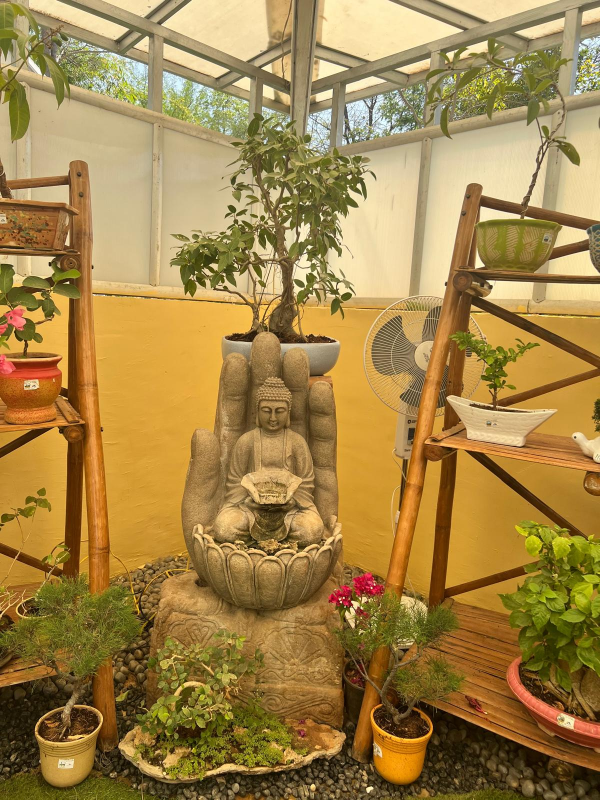
#> input picture assignments/assignment2/Buddha.jpg, 1200 x 1600 px (shown at 1/2 size)
$ python -i image_segmentation.py   (imports and definitions only)
#> lines starting #> are read from the running program, lines starting #| are printed output that depends on the picture; after the words box and inside, x2 and y2 are one past the last pixel; in counts of white or black regions, pixels touching at a corner belong together
### pixel_visions/image_transformations.py
# Refactor the ENUM with dynamic function call as did in spatial_filtering function.

import cv2
import numpy as np
from typing import Tuple
import matplotlib.pyplot as plt
from enum import Enum, auto
import pixel_visions.utils as u
from typing import Dict, Tuple, List

class Normalization(Enum):
    MINMAX = auto()
    REVERSED = auto()
    LARGELOG = auto()
    GAMMA    = auto()
    EXTREME  = auto()
    RANDOM  = auto()

class LocalHistogramEqualizationMethod(Enum):
    ADAPTIVE_HISTOGRAM_EQUALIZATION = "Adaptive Histogram Equalization (AHE)"
    CONTRAST_LIMITED_ADAPTIVE_HISTOGRAM_EQUALIZATION = "Contrast Limited Adaptive Histogram Equalization (CLAHE)"
    MULTI_SCALE_HISTOGRAM_EQUALIZATION = "Multi-scale Histogram Equalization"
    SLIDING_WINDOW_HISTOGRAM_EQUALIZATION = "Sliding Window Histogram Equalization"
    BLOCK_BASED_HISTOGRAM_EQUALIZATION = "Block-based Histogram Equalization"

# [662 lines left out: functions negative_image, minmax_normalization, large_log, gamma_correction, random_stretch, reversed_stretching and 13 more, not called in this run]

def compute_histogram(image: np.ndarray) -> Dict[str, List[np.ndarray]]:
    """
    Compute and return the histogram for a given image. If the image is grayscale,
    the function returns a single histogram. For a colored image, it returns histograms
    for each channel (B, G, R).

    Parameters:
    -----------
    image : np.ndarray
        The input image for which the histogram needs to be computed.

        Flag indicating whether the image is grayscale. If True, a single histogram
        will be returned. If False, separate histograms for each color channel will be returned.
        Default is False.

    Returns:
    --------
    Dict[str, List[np.ndarray]]
        A dictionary containing the computed histograms.
        - For a grayscale image, the key is 'grayscale' with the corresponding histogram.
        - For a colored image, keys are 'blue', 'green', and 'red' with their respective histograms.
    """

    histograms = {}

    # Grayscale image
    if len(image.shape)==2:
        hist = cv2.calcHist([image], [0], None, [256], [0, 256])
        histograms['grayscale'] = hist
    # Colored image
    elif len(image.shape)==3:
        # Compute histogram for each color channel (B, G, R)
        hist_b = cv2.calcHist([image], [0], None, [256], [0, 256])
        hist_g = cv2.calcHist([image], [1], None, [256], [0, 256])
        hist_r = cv2.calcHist([image], [2], None, [256], [0, 256])

        histograms['blue'] = hist_b
        histograms['green'] = hist_g
        histograms['red'] = hist_r
    else:
        raise ValueError(f"Unsupported Image format.")

    return histograms

# [47 lines left out: function plot_and_save_histogram, not called in this run]

    # print(f"Histogram and image saved to {filename}")

### pixel_visions/utils.py
"""
utils.py

This module provides utility functions for common image processing tasks.
It supports loading, saving, resizing, converting to grayscale, and plotting
images, along with basic image manipulations. These utility functions are
designed to simplify and streamline the image processing workflows in the
Pixel-Visions project.

"""
import cv2
import numpy as np
import matplotlib
import matplotlib.pyplot as plt
from enum import Enum, auto
from typing import Dict, Tuple, List, Any, Callable

class ImageLoadType(Enum):
    COLOR = cv2.IMREAD_COLOR
    GRAYSCALE = cv2.IMREAD_GRAYSCALE
    UNCHANGED = cv2.IMREAD_UNCHANGED


# [271 lines left out: functions load_image, save_image, plot_images, display_image_statistics, get_image_size, get_pixel_statistics and 4 more, not called in this run]

class NoiseType(Enum):
    GAUSSIAN = ("GAUSSIAN", lambda image, **kwargs: add_gaussian_noise(image, **kwargs))
    SALT_AND_PEPPER = ("SALT_AND_PEPPER", lambda image, **kwargs: add_salt_and_pepper_noise(image, **kwargs))

    def __init__(self, name:str, function:Callable):
        """
        Initializes the noise type enum member.

        Parameters:
            name (str): The name of the noise type as a string.
            function (Callable[[np.ndarray, Any], np.ndarray]): The function associated with the noise type.
        """
        self._name = name
        self._function = function

    # [80 lines left out: functions name, apply, add_gaussian_noise, add_salt_and_pepper_noise, add_noise, not called in this run]

### pixel_visions/image_segmentation.py
import cv2
import numpy as np
from typing import Tuple
import matplotlib.pyplot as plt
from enum import Enum, auto
import pixel_visions.utils as u
import pixel_visions.image_transformations as t

from typing import Dict, Tuple, List, Any, Callable

def histogram_based_segmentation_using_otsu(grayscale_image: np.ndarray,
                                 outputfile:str,
                                 scale_factor:int = 2,
                                 ranges: List[Tuple[int, int]] = None,
                                 use_otsu: bool = True) -> Dict[str, np.ndarray]:
    """
    Perform histogram-based segmentation on a grayscale image using thresholding.

    Parameters:
        image (np.ndarray): Input grayscale image as a 2D NumPy array.
        use_otsu (bool): Flag to determine whether to use Otsu's method for automatic threshold selection. Default is True.
                         If False, then use user defined ranges.
        ranges (List[Tuple[int, int]]): List of intensity ranges (tuples) for segmentation.
                                        Each tuple defines the (min, max) intensity for an object. Default is None
    Returns:
        Dict[str, np.ndarray]   : A dictionary containing the segmented image (binary mask) and the histogram of the image.
    """
    if grayscale_image is None:
        raise ValueError("The input image is empty")
    histograms_segments = {}
    # Calculate the histogram of the image.
    histogram = t.compute_histogram(grayscale_image)
    combined_binary_image = np.zeros(grayscale_image.shape, dtype=np.uint8)
    if use_otsu:
        _, segmented_image = cv2.threshold(grayscale_image, 0, 255, cv2.THRESH_BINARY + cv2.THRESH_OTSU)
        # Scale the segmented image for better visualization
        height, width = grayscale_image.shape
        scaled_image = cv2.resize(segmented_image, (int(width * scale_factor), int(height * scale_factor)), interpolation=cv2.INTER_NEAREST)
        histograms_segments["Otsu_Segmented_Image"] = scaled_image
    else: # apply the range specified by user.
        for min_val, max_val in ranges:
            # Threshold the image to isolate the pixels in the given range
            image_range = cv2.inRange(grayscale_image, min_val, max_val)
            height, width = grayscale_image.shape
            scaled_image = cv2.resize(image_range, (int(width * scale_factor), int(height * scale_factor)), interpolation=cv2.INTER_NEAREST)
            histograms_segments[f"Segmented_Image_Range_{min_val}_{max_val}"] = scaled_image
            combined_binary_image = cv2.add(combined_binary_image, image_range)
        _, combined_binary_image = cv2.threshold(combined_binary_image, 0, 255, cv2.THRESH_BINARY)
        histograms_segments["Combined Binary Image"] = combined_binary_image
    return histograms_segments


# [40 lines left out: function histogram_based_segmentation, not called in this run]

>>> import cv2
>>> picture = cv2.imread('../assignments/assignment2/Buddha.jpg', cv2.IMREAD_GRAYSCALE)
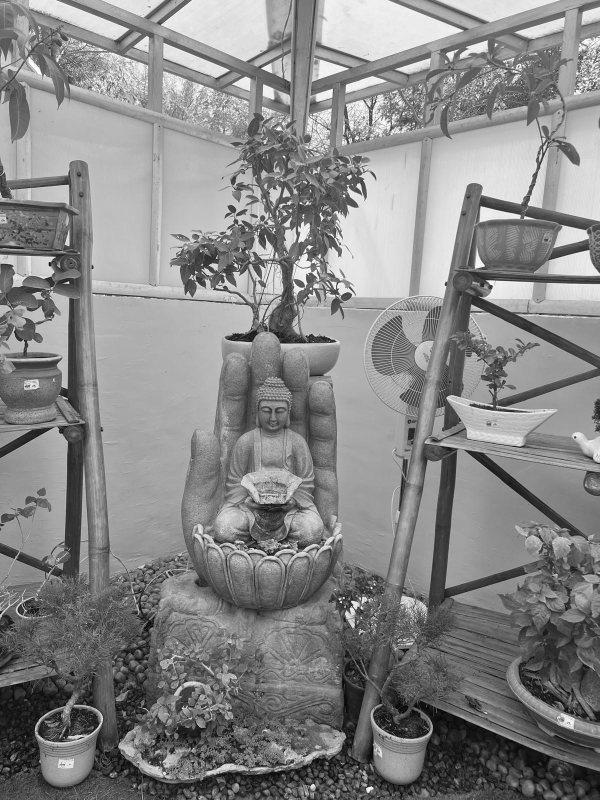
#> picture: shape (1600, 1200) (shown at 1/2 size); min 0, max 255, mean 134.5
>>> result = histogram_based_segmentation_using_otsu(picture, 'out.png')
#> in compute_histogram, `hist = cv2.calcHist([image], [0], None, [256], [0, 256])`: hist = 256 values, max 15693 at index 157, min 52 at index 1, mean 7500
#> in histogram_based_segmentation_using_otsu, `histogram = t.compute_histogram(grayscale_image)`: histogram = 1 item
#> in histogram_based_segmentation_using_otsu, `_, segmented_image = cv2.threshold(grayscale_image, 0, 255, cv2.THRESH..`:
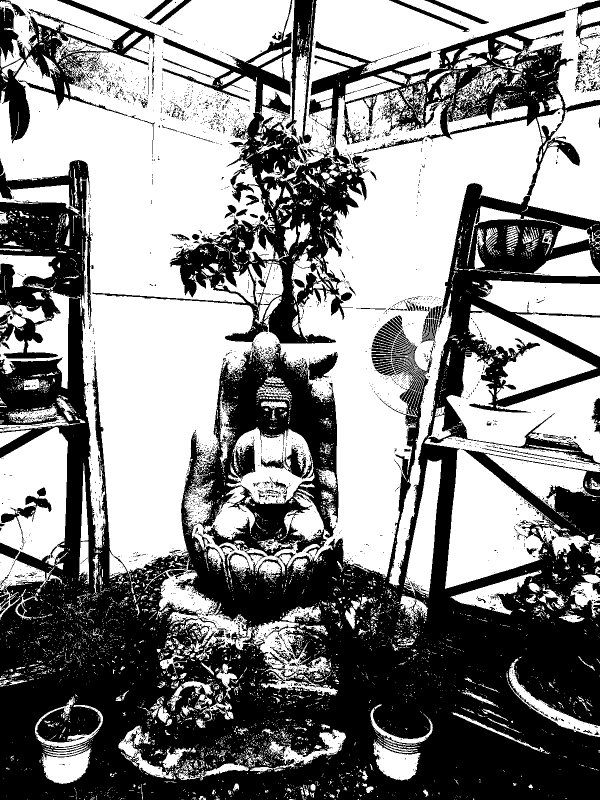
#> segmented_image: shape (1600, 1200) (shown at 1/2 size); 53.6% white; 3325 black regions (3110 under 20 px), largest, box (x1, y1, x2, y2) and area: (0, 0, 1200, 1600) 848968, (571, 0, 634, 289) 6353, (2, 975, 103, 1086) 2176
#> in histogram_based_segmentation_using_otsu, `scaled_image = cv2.resize(segmented_image, (int(width * scale_factor),..`:
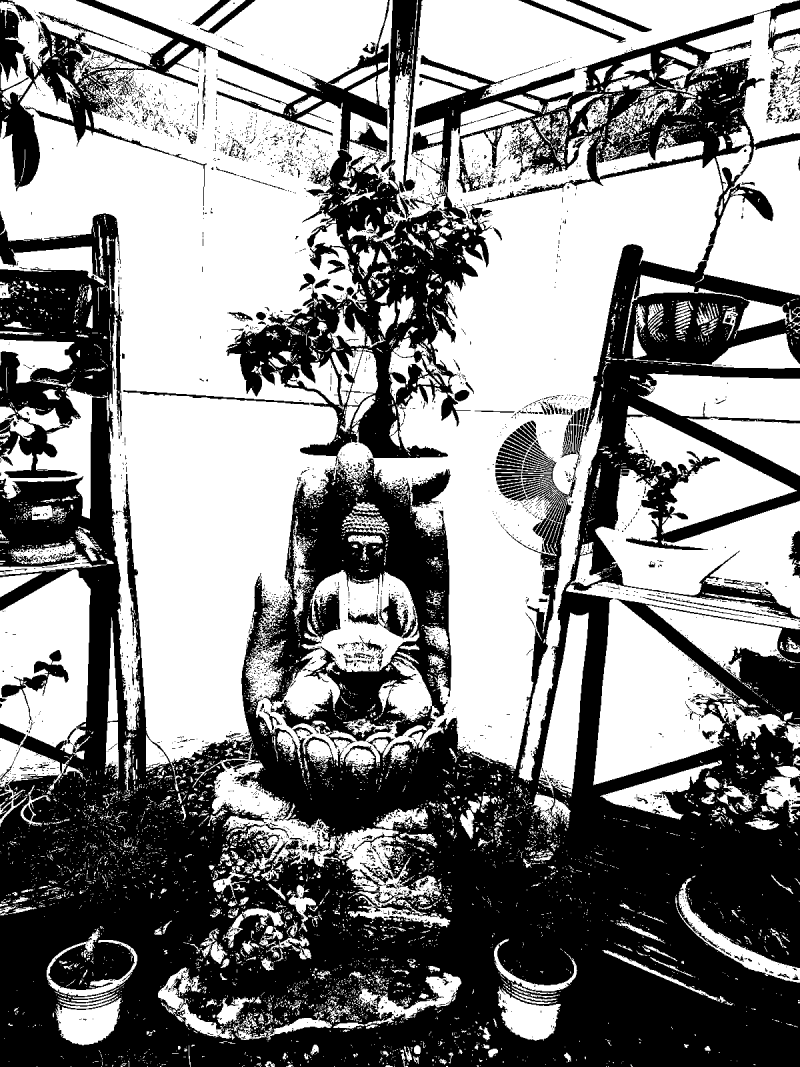
#> scaled_image: shape (3200, 2400) (shown at 1/3 size); 53.6% white; 3325 black regions (2548 under 20 px), largest, box (x1, y1, x2, y2) and area: (0, 0, 2400, 3200) 3395872, (1142, 0, 1268, 578) 25412, (4, 1950, 206, 2172) 8704
#> result = 1 item

$ run again, on assignments/assignment2/Butterflies.jpg
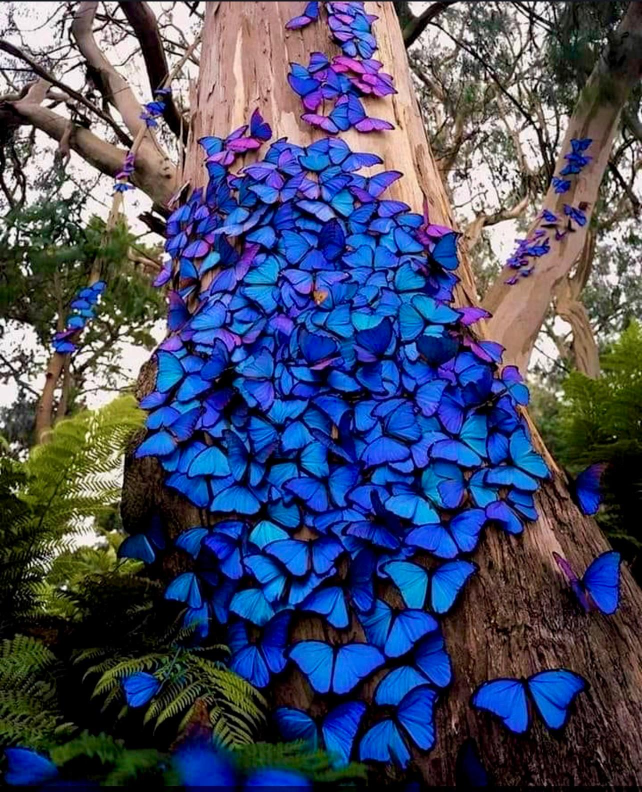
#> input picture assignments/assignment2/Butterflies.jpg, 1284 x 1584 px (shown at 1/2 size)
#> `picture = cv2.imread('../assignments/assignment2/Buddha.jpg', cv2.IMRE..`:
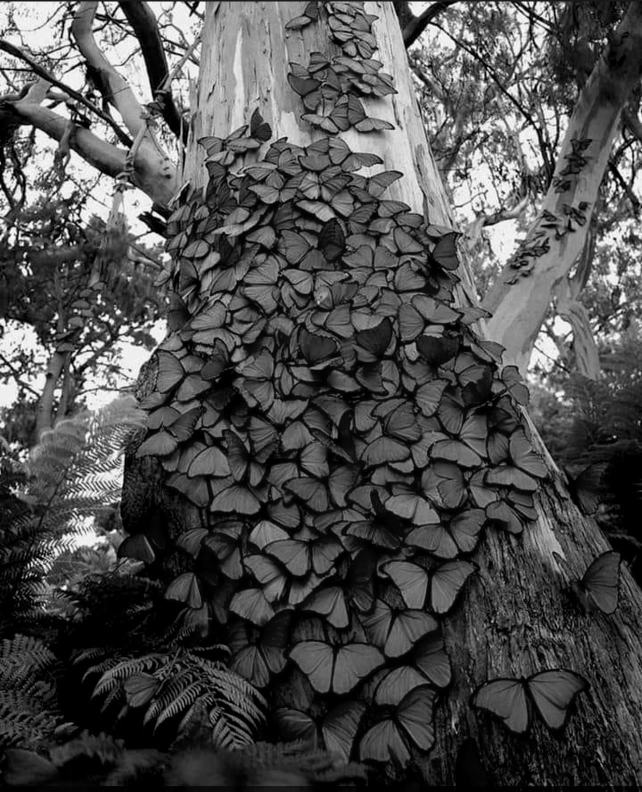
#> picture: shape (1584, 1284) (shown at 1/2 size); min 0, max 255, mean 77.7
#> hist = 256 values, max 91940 at index 0, min 233 at index 254, mean 7944.8
#> histogram = 1 item
#> segmented_image: shape (1584, 1284); 30% white; 3113 white regions (2226 under 20 px), largest, box (x1, y1, x2, y2) and area: (658, 3, 1284, 948) 158730, (160, 3, 664, 421) 112561, (36, 635, 364, 1028) 36262
#> in histogram_based_segmentation_using_otsu, `scaled_image = cv2.resize(segmented_image, (int(width * scale_factor),..`:
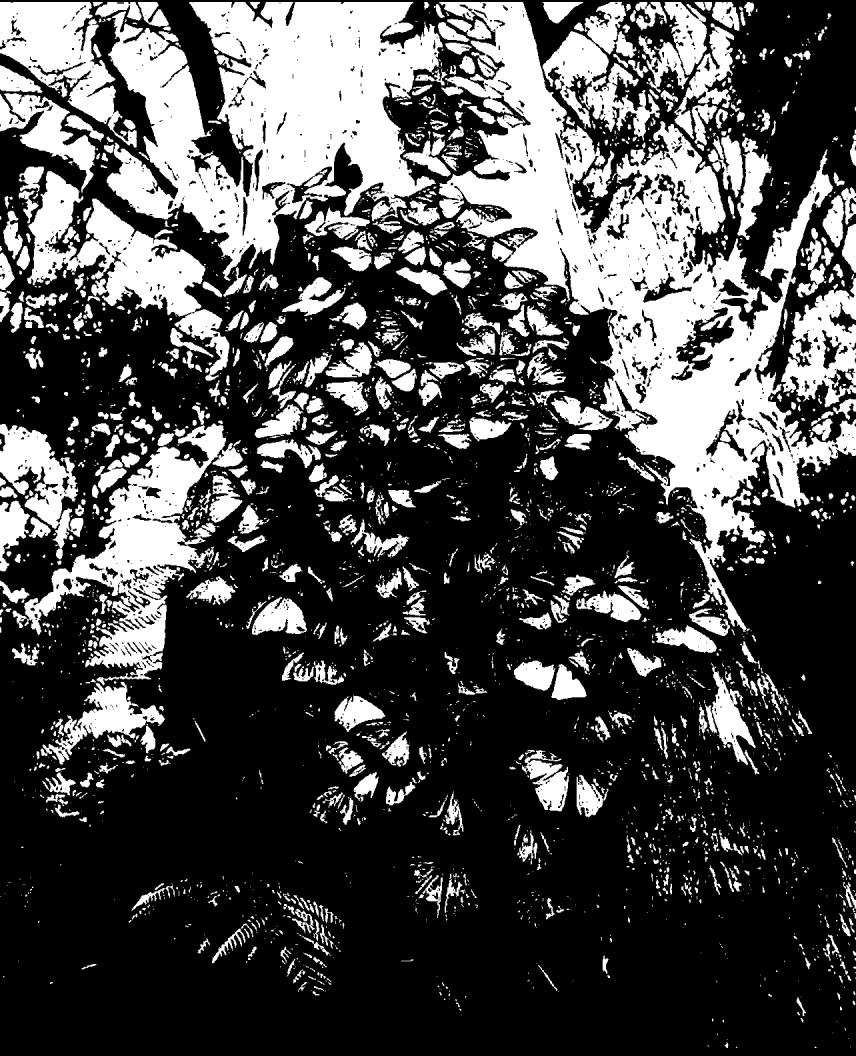
#> scaled_image: shape (3168, 2568) (shown at 1/3 size); 30% white; 3113 white regions (1237 under 20 px), largest, box (x1, y1, x2, y2) and area: (1316, 6, 2568, 1896) 634920, (320, 6, 1328, 842) 450244, (72, 1270, 728, 2056) 145048

$ run again, on assignments/assignment2/Flower.jpg
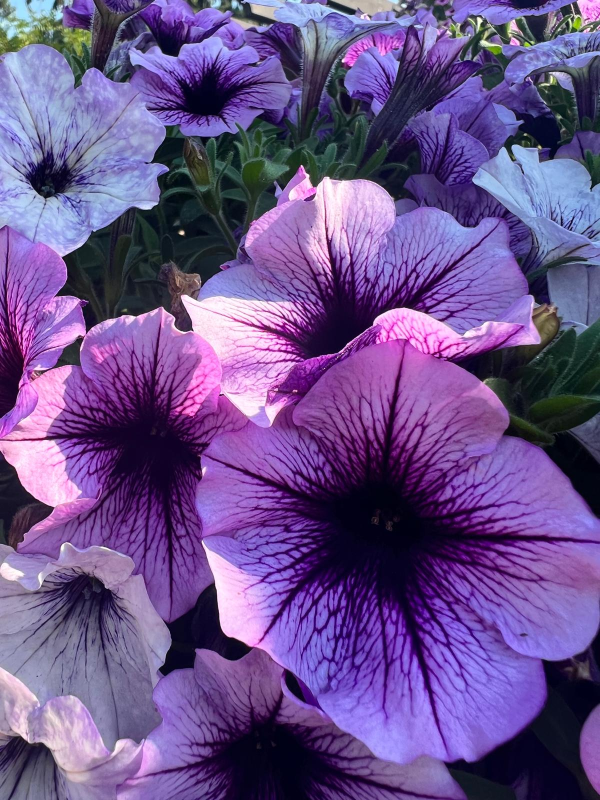
#> input picture assignments/assignment2/Flower.jpg, 1200 x 1600 px (shown at 1/2 size)
#> `picture = cv2.imread('../assignments/assignment2/Buddha.jpg', cv2.IMRE..`:
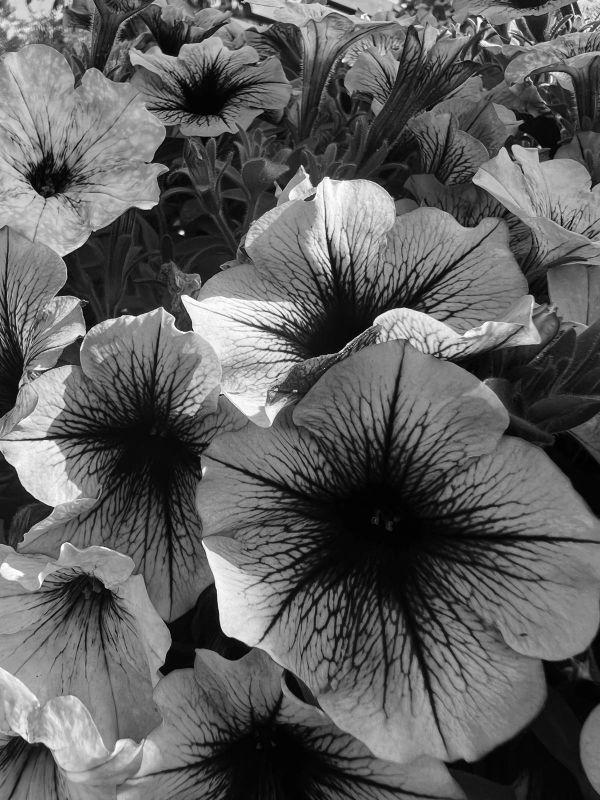
#> picture: shape (1600, 1200) (shown at 1/2 size); min 0, max 255, mean 95.7
#> hist = 256 values, max 23458 at index 6, min 175 at index 254, mean 7500
#> histogram = 1 item
#> segmented_image: shape (1600, 1200); 55.1% white; 1551 black regions (1312 under 20 px), largest, box (x1, y1, x2, y2) and area: (0, 644, 1200, 1600) 397394, (67, 0, 1200, 727) 323230, (862, 614, 1200, 1043) 58309
#> in histogram_based_segmentation_using_otsu, `scaled_image = cv2.resize(segmented_image, (int(width * scale_factor),..`:
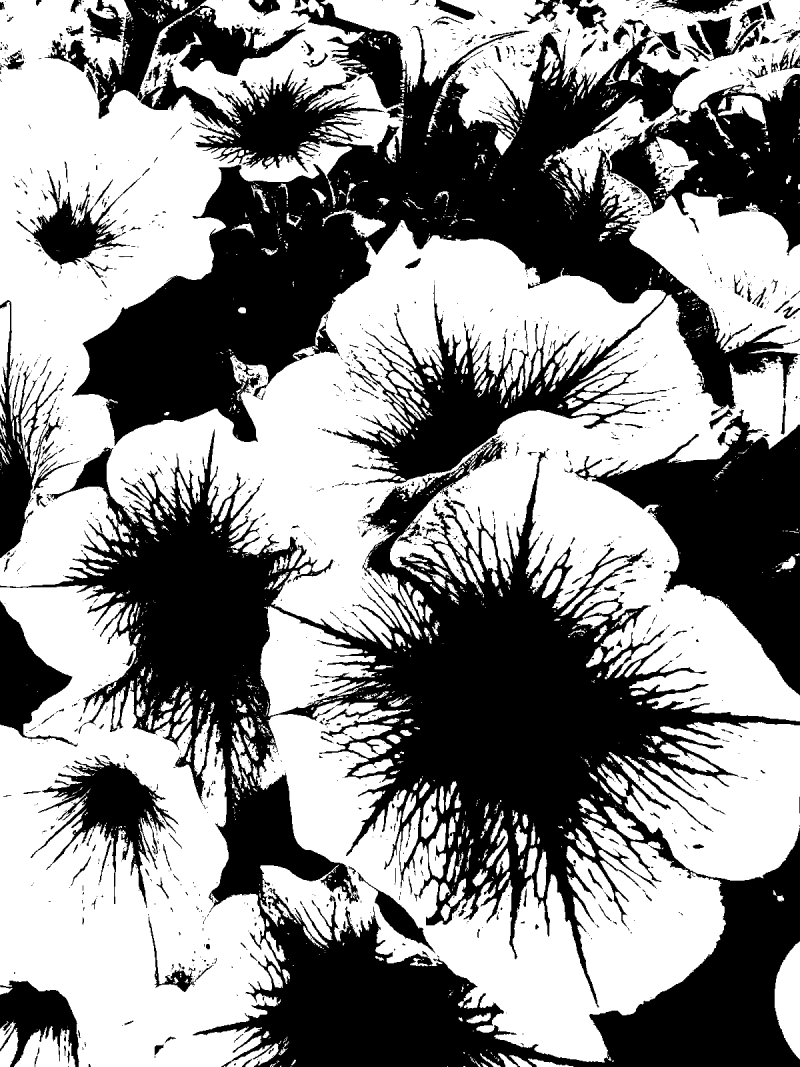
#> scaled_image: shape (3200, 2400) (shown at 1/3 size); 55.1% white; 1551 black regions (902 under 20 px), largest, box (x1, y1, x2, y2) and area: (0, 1288, 2400, 3200) 1589576, (134, 0, 2400, 1454) 1292920, (1724, 1228, 2400, 2086) 233236
